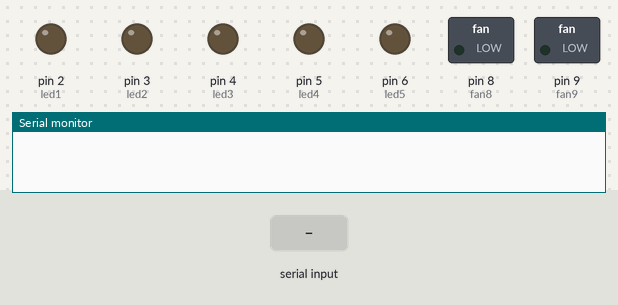
A sketch run on a simulated Arduino Uno, built with avr-gcc and run on an emulated ATmega328P. Shown: switched loads named in the sketch (green lamp = pin HIGH), output pins drawn as LEDs (lit = HIGH), the last lines printed to the serial monitor. Inputs (shaded band) come from the test bench.

Above: at 1.2 s.
1.3 s: "*all on" received over the second serial link
At 1.6 s:
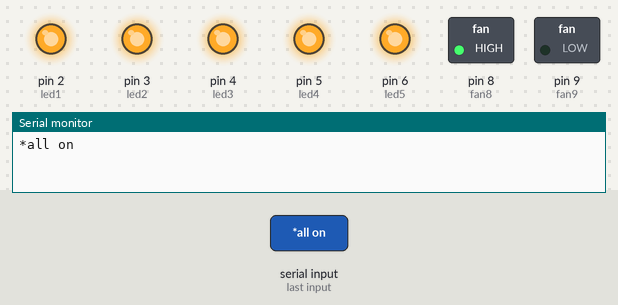
2.8 s: "*all off" received over the second serial link
At 3.2 s:
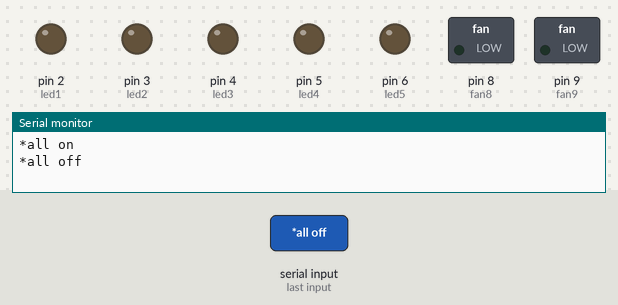
4.3 s: "*lights on" received over the second serial link
At 5.0 s:
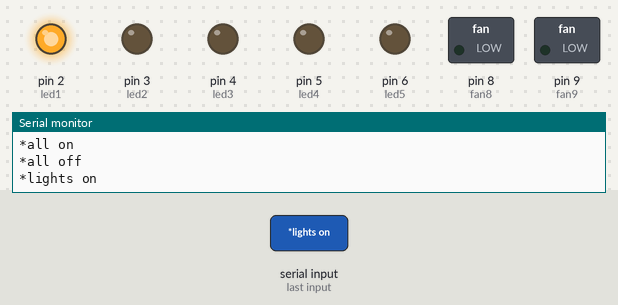
5.9 s: "*AC on" received over the second serial link
At 7.1 s:
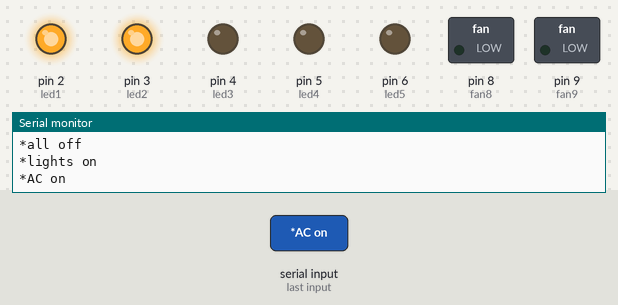
7.4 s: "*computer on" received over the second serial link
At 8.1 s:
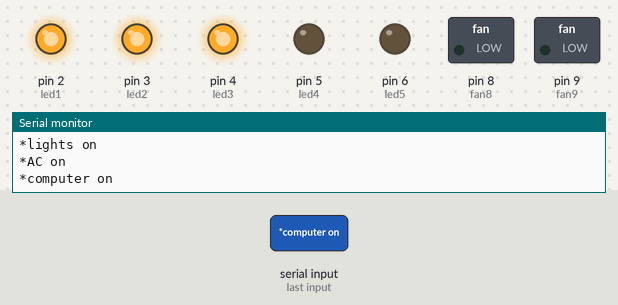
9.0 s: "*bedroom lights on" received over the second serial link
At 10.4 s:
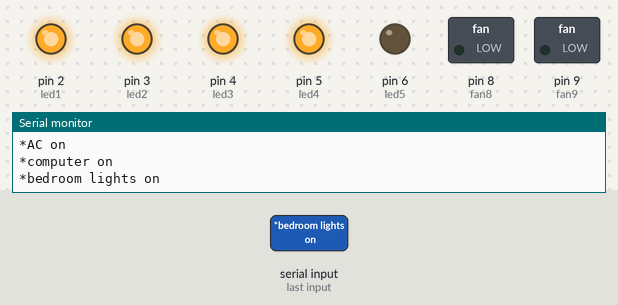
Timing chart, 0 to 11.6 s (numbered marks = the images above; inputs shaded):
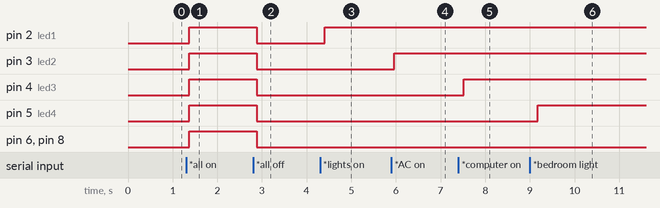

The sketch:

voicecommand.ino
```cpp
#include <SoftwareSerial.h>

SoftwareSerial BTserial(11, 10); // RX | TX

String voice="";

int
led1 = 2, //Connect LED 1 To Pin #2
led2 = 3, //Connect LED 2 To Pin #3
led3 = 4, //Connect LED 3 To Pin #4
led4 = 5, //Connect LED 4 To Pin #5
led5 = 6, //Connect LED 5 To Pin #6
led10=10,
led11=11,
fan8=8,fan9=9;
//--------------------------Call A Function-------------------------------//
void allon(){
     digitalWrite(led1, HIGH);
     digitalWrite(led2, HIGH);
     digitalWrite(led3, HIGH);
     digitalWrite(led4, HIGH);
     digitalWrite(led5, HIGH);
digitalWrite(fan8, HIGH);
digitalWrite(fan9,LOW);
  }
void alloff(){
     digitalWrite(led1, LOW);
     digitalWrite(led2, LOW);
     digitalWrite(led3, LOW);
     digitalWrite(led4, LOW);
     digitalWrite(led5, LOW);
digitalWrite(fan8, LOW);
digitalWrite(fan9,LOW);
}
//-----------------------------------------------------------------------//
void setup() {
  Serial.begin(9600);
BTserial.begin(9600);

  pinMode(led1, OUTPUT);
  pinMode(led2, OUTPUT);
  pinMode(led3, OUTPUT);
  pinMode(led4, OUTPUT);
  pinMode(led5, OUTPUT);
  pinMode(fan8, OUTPUT);
  pinMode(fan9, OUTPUT);
}
//-----------------------------------------------------------------------//
void loop() {
  //Serial.println(BTserial.read());
  while (BTserial.available()){  //Check if there is an available byte to read

  delay(10); //Delay added to make thing stable
  char c = (char)BTserial.read(); //Conduct a serial read
  if (c == '#') {break;} //Exit the loop when the # is detected after the word
  voice += c; //Shorthand for voice = voice + c
//  Serial.println((char)BTserial.read());
}
  //BTserial.println(voice);
  if (voice.length() > 0) {

    Serial.println(voice);
//-----------------------------------------------------------------------//
  //----------Control Multiple Pins/ LEDs----------//
       if(voice == "*all on") {allon();}  //Turn Off All Pins (Call Function)
  else if(voice == "*all off"||voice == "*all of"){alloff();} //Turn On  All Pins (Call Function)

  //----------Turn On One-By-One----------//
  else if(voice == "*lights on"||voice == "*light on") {digitalWrite(led1, HIGH);}
  else if(voice == "*AC on") {digitalWrite(led2, HIGH);}
  else if(voice == "*computer on") {digitalWrite(led3, HIGH);}
  else if(voice == "*bedroom lights on") {digitalWrite(led4, HIGH);}
  else if(voice == "*bathroom lights on") {digitalWrite(led5, HIGH);}
  else if(voice == "*fan on") {digitalWrite(fan8, HIGH);
digitalWrite(fan9, LOW);  }
  //----------Turn Off One-By-One----------//
  else if(voice == "*lights off"|| voice == "*lights of"||  voice == "*light off"||   voice == "*light of") {digitalWrite(led1, LOW);}
  else if(voice == "*AC off"||voice == "*AC of") {digitalWrite(led2, LOW);}
  else if(voice == "*computer off") {digitalWrite(led3, LOW);}
  else if(voice == "*bedroom lights off") {digitalWrite(led4, LOW);}
  else if(voice == "*bathroom lights off") {digitalWrite(led5, LOW);}
   else if(voice == "*fan off") {digitalWrite(fan8, LOW);
digitalWrite(fan9, LOW);  }
//-----------------------------------------------------------------------//
voice="";}} //Reset the variable after initiating
```

Measured:
- after the input at 1.3 s, pin 2 (led1), pin 3 (led2), pin 4 (led3), pin 5 (led4), pin 6 (led5), pin 8 (fan8): LOW → HIGH after 0.07 s
- after the input at 2.8 s, pin 2 (led1), pin 3 (led2), pin 4 (led3), pin 5 (led4), pin 6 (led5), pin 8 (fan8): HIGH → LOW after 0.08 s
- after the input at 4.3 s, pin 2 (led1): LOW → HIGH after 0.10 s
- after the input at 5.9 s, pin 3 (led2): LOW → HIGH after 0.06 s
- after the input at 7.4 s, pin 4 (led3): LOW → HIGH after 0.12 s
- after the input at 9.0 s, pin 5 (led4): LOW → HIGH after 0.18 s
